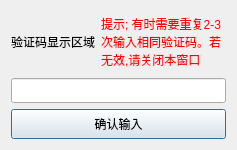
<?xml version="1.0" encoding="UTF-8"?>
<ui version="4.0">
 <class>CValidateDialog</class>
 <widget class="QDialog" name="CValidateDialog">
  <property name="geometry">
   <rect>
    <x>0</x>
    <y>0</y>
    <width>237</width>
    <height>150</height>
   </rect>
  </property>
  <property name="minimumSize">
   <size>
    <width>237</width>
    <height>150</height>
   </size>
  </property>
  <property name="maximumSize">
   <size>
    <width>237</width>
    <height>150</height>
   </size>
  </property>
  <property name="windowTitle">
   <string>请输入验证码</string>
  </property>
  <layout class="QVBoxLayout" name="verticalLayout">
   <item>
    <layout class="QHBoxLayout" name="horizontalLayout">
     <item>
      <widget class="QLabel" name="label">
       <property name="text">
        <string>验证码显示区域</string>
       </property>
      </widget>
     </item>
     <item>
      <widget class="QLabel" name="label_2">
       <property name="styleSheet">
        <string notr="true">QLabel{
color: rgb(255, 1, 5);
}
</string>
       </property>
       <property name="text">
        <string>提示; 有时需要重复2-3次输入相同验证码。若无效,请关闭本窗口</string>
       </property>
       <property name="wordWrap">
        <bool>true</bool>
       </property>
      </widget>
     </item>
    </layout>
   </item>
   <item>
    <widget class="QLineEdit" name="lineEdit">
     <property name="minimumSize">
      <size>
       <width>0</width>
       <height>25</height>
      </size>
     </property>
    </widget>
   </item>
   <item>
    <widget class="QPushButton" name="pushButton">
     <property name="minimumSize">
      <size>
       <width>0</width>
       <height>30</height>
      </size>
     </property>
     <property name="text">
      <string>确认输入</string>
     </property>
    </widget>
   </item>
  </layout>
 </widget>
 <resources/>
 <connections/>
</ui>
